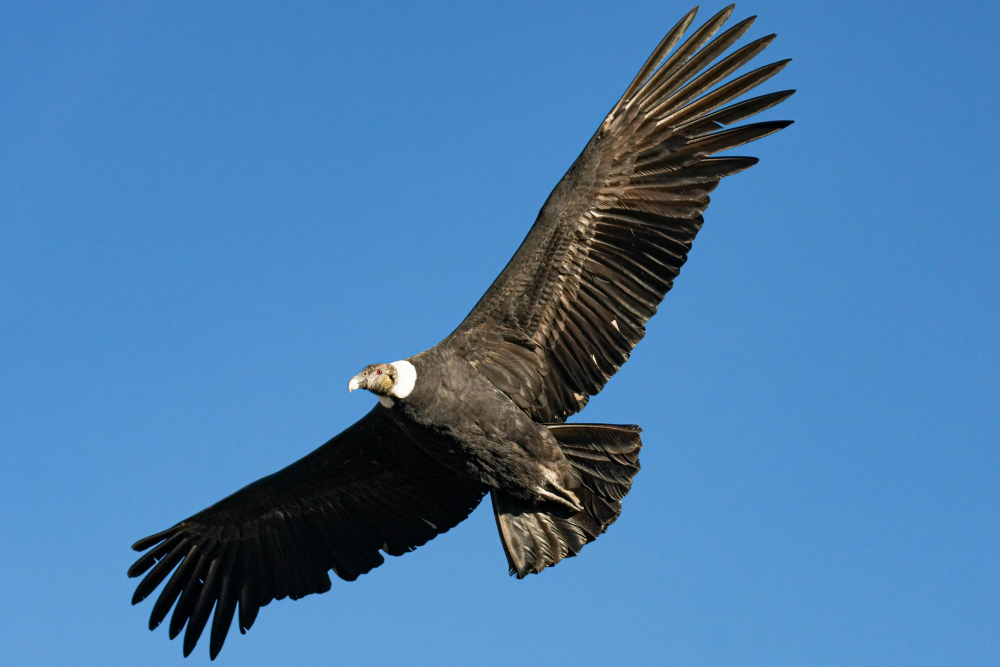
#> input picture Final/imagenes/condor.jpg, 2000 x 1333 px (shown at 1/2 size)
$ python Kmeans_xy.py
#> lines starting #> are read from the running program, lines starting #| are printed output that depends on the picture
import cv2
import numpy as np
import matplotlib.pyplot as plt
from sklearn.cluster import KMeans

# 1. Cargar la imagen
image = cv2.imread('./imagenes/condor.jpg')
#> image is the input picture: shape (1333, 2000, 3); mean B, G, R 171.2, 123.6, 73.2
image = cv2.cvtColor(image, cv2.COLOR_BGR2RGB)  # Convertir a RGB
plt.imshow(image)
plt.title("Imagen Original")
plt.axis('off')
plt.show()

# 2. Reducir la resolución de la imagen
scale_percent = 100  # Porcentaje de reducción (ajusta este valor según tus necesidades)
width = int(image.shape[1] * scale_percent / 100)
#> width = 2000
height = int(image.shape[0] * scale_percent / 100)
#> height = 1333
small_image = cv2.resize(image, (width, height), interpolation=cv2.INTER_AREA)

plt.imshow(small_image)
plt.title(f"Imagen Reducida ({width}x{height})")
plt.axis('off')
plt.show()

# 3. Aplanar la imagen, normalizar los valores y agregar coordenadas
h, w, _ = small_image.shape
#> h = 1333; w = 2000
pixels = small_image.reshape(-1, 3)  # Cada píxel es una fila con valores RGB
pixels_normalized = pixels / 255.0  # Normalizar a [0, 1]

# Crear una matriz con las posiciones de los píxeles
x_coords, y_coords = np.meshgrid(np.arange(w), np.arange(h))
positions = np.stack([x_coords.ravel(), y_coords.ravel()], axis=1)

# Normalizar las posiciones para que tengan el mismo rango que los colores
positions_normalized = positions / np.array([w, h])

# Concatenar colores y posiciones
features = np.hstack([pixels_normalized, positions_normalized])

# 4. Aplicar K-means Clustering
num_clusters = 7  # Número de clusters deseados
print(f"Aplicando K-means con {num_clusters} clusters...")
kmeans = KMeans(n_clusters=num_clusters, random_state=42)
labels = kmeans.fit_predict(features)

# 5. Reconstruir la imagen
clustered_image = labels.reshape(small_image.shape[:2])  # Forma de la imagen reducida
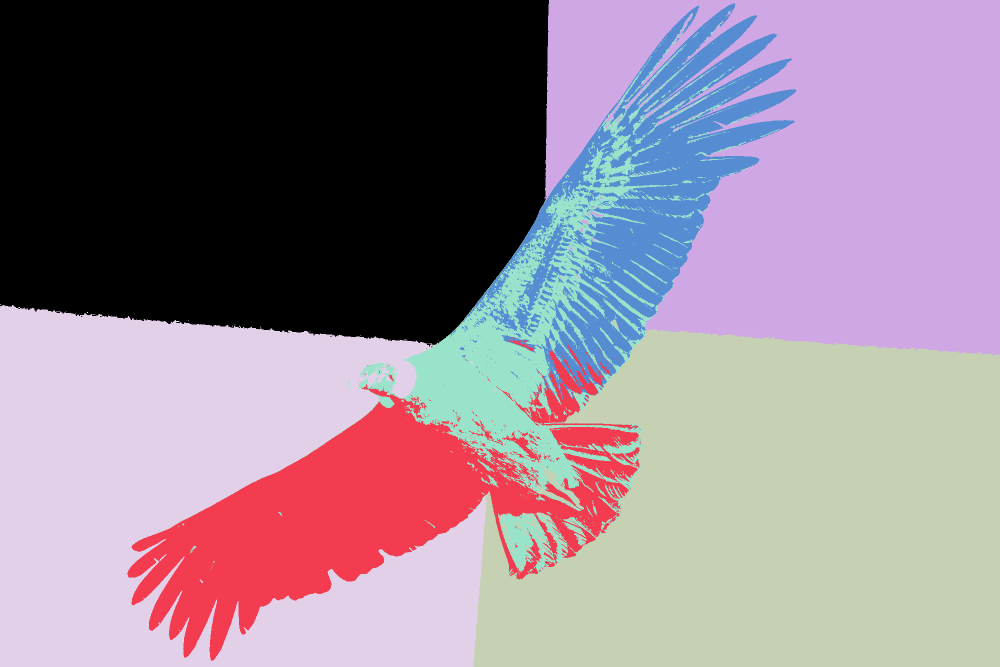
#> clustered_image: shape (1333, 2000) int32 (shown at 1/2 size); 7 distinct labels, from 0 to 6; one colour per label, 0 black

# 6. Asignar colores a los clusters
colors = kmeans.cluster_centers_[:, :3]  # Solo usamos los valores RGB
colored_image = colors[clustered_image]
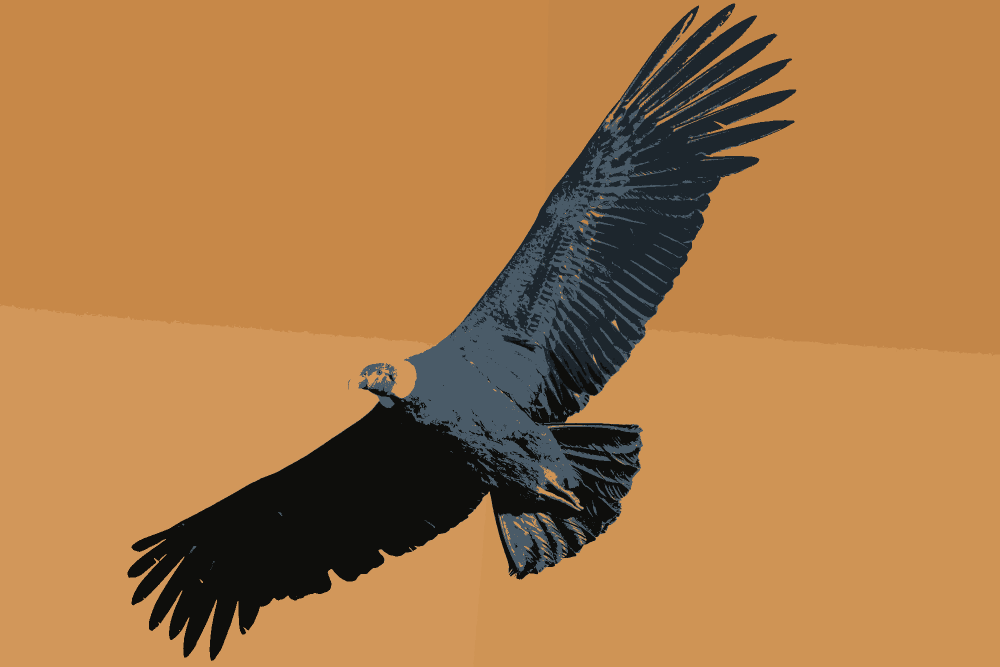
#> colored_image: shape (1333, 2000, 3) float64 (shown at 1/2 size); mean of channels 0, 1, 2 0.287, 0.485, 0.671; drawn as B, G, R

# 7. Mostrar la imagen segmentada
plt.imshow(colored_image)
plt.title(f"Imagen Clusterizada con K-means ({num_clusters} clusters)")
plt.axis('off')
plt.show()
